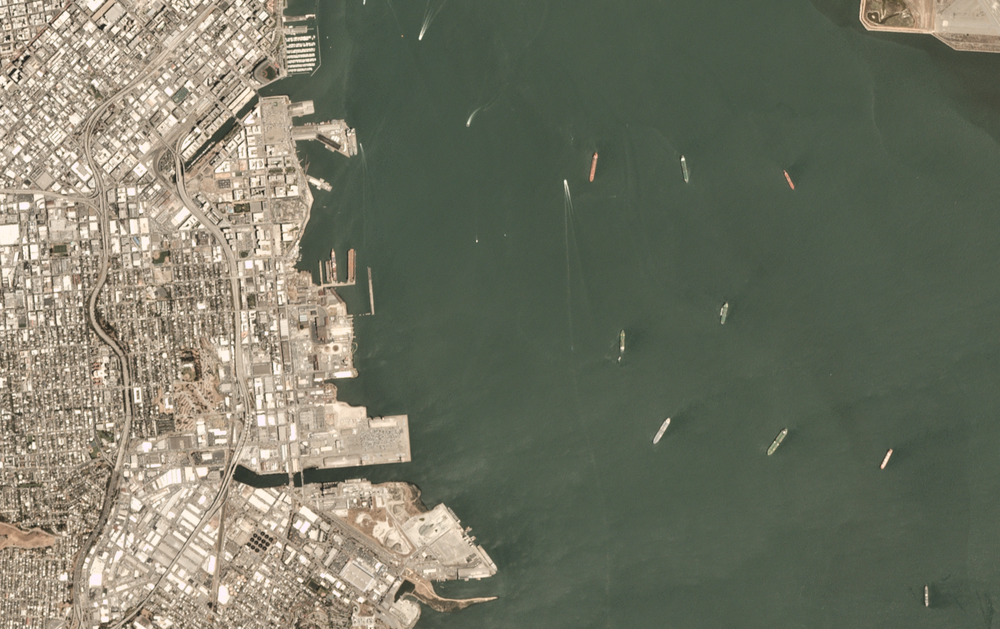
#> input picture satellite.png, 1000 x 629 px, shrunk from 1838 x 1156 before the run, found by its file name
$ python displayImage.py
#> lines starting #> are read from the running program, lines starting #| are printed output that depends on the picture
import cv2  # type: ignore
import matplotlib.pyplot as plt
import numpy as np

# Load the image in grayscale
image = cv2.imread('images/satellite.png', cv2.IMREAD_GRAYSCALE)
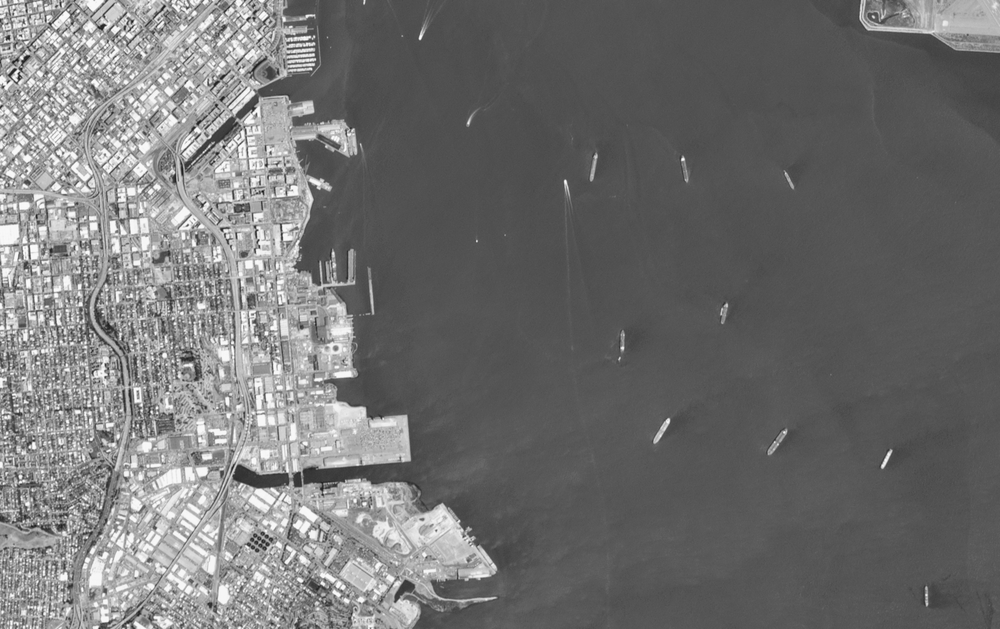
#> image: shape (629, 1000); min 17, max 254, mean 113.8

# Check if the image is loaded successfully
if image is None:
    print("Error: Image not found!")
else:
    # Display the image using matplotlib
    plt.imshow(image, cmap='gray')  # Use 'gray' colormap for grayscale images
    plt.axis('off')  # Hide axes
    plt.show()
